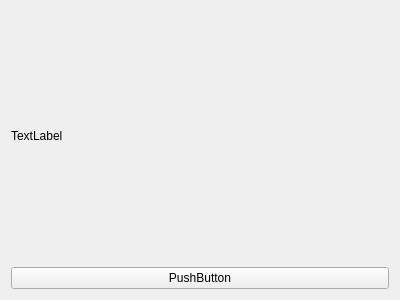
<?xml version="1.0" encoding="UTF-8"?>
<ui version="4.0">
 <class>TimerWidget</class>
 <widget class="QWidget" name="TimerWidget">
  <property name="geometry">
   <rect>
    <x>0</x>
    <y>0</y>
    <width>400</width>
    <height>300</height>
   </rect>
  </property>
  <property name="windowTitle">
   <string>Form</string>
  </property>
  <layout class="QVBoxLayout" name="verticalLayout">
   <item>
    <widget class="MyLabel" name="m_timer">
     <property name="text">
      <string>TextLabel</string>
     </property>
    </widget>
   </item>
   <item>
    <widget class="QPushButton" name="m_startBtn">
     <property name="text">
      <string>PushButton</string>
     </property>
    </widget>
   </item>
  </layout>
 </widget>
 <customwidgets>
  <customwidget>
   <class>MyLabel</class>
   <extends>QLabel</extends>
   <header>mylabel.h</header>
  </customwidget>
 </customwidgets>
 <resources/>
 <connections/>
</ui>
